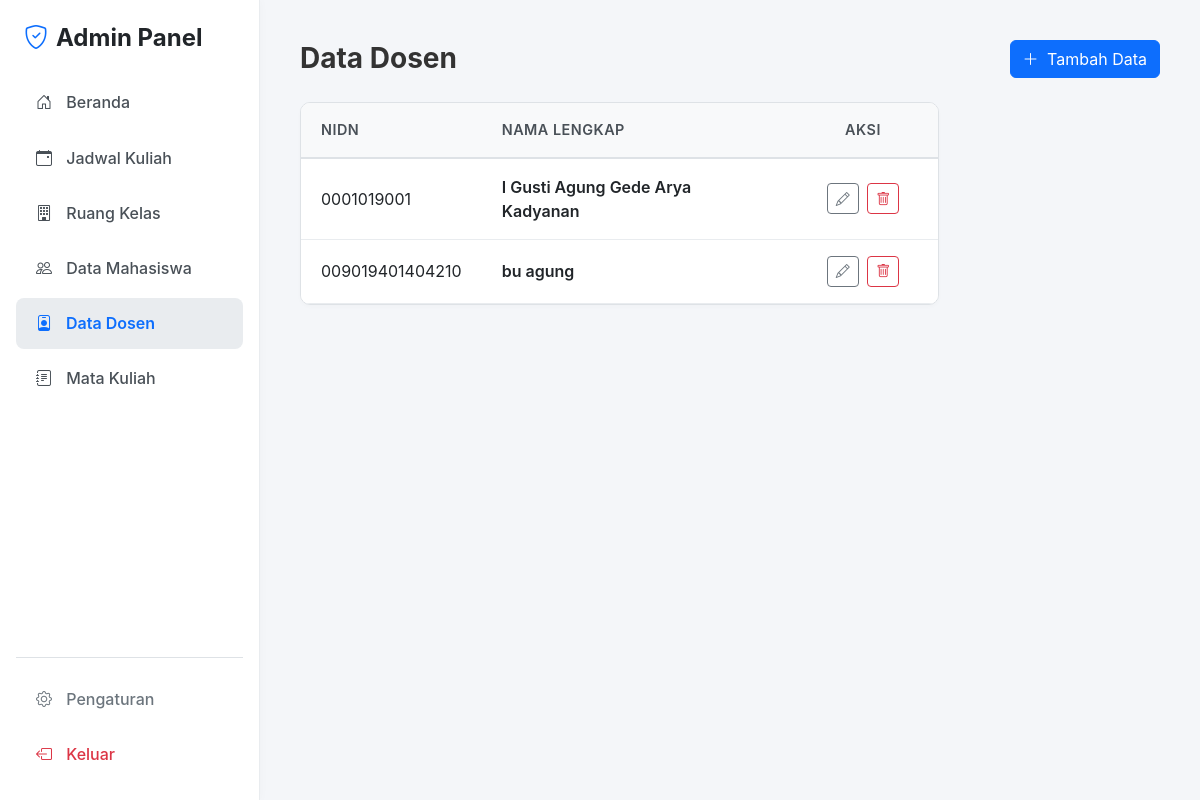
The app's page /admin/dashboard.php?page=dosen (signed in) with its own data.
### tables this page shows
CREATE TABLE `dosen` (
  `id` int(11) NOT NULL,
  `user_id` int(11) NOT NULL,
  `nidn` varchar(20) NOT NULL,
  `nama_lengkap` varchar(100) NOT NULL
);

### admin/dashboard.php (the view, shortened to what this page needs)
<?php
include '../config/database.php';
$page = isset($_GET['page']) ? $_GET['page'] : 'main';
$jml_mhs = mysqli_num_rows(mysqli_query($conn, "SELECT id FROM mahasiswa"));
$jml_dsn = mysqli_num_rows(mysqli_query($conn, "SELECT id FROM dosen"));
$jml_kls = mysqli_num_rows(mysqli_query($conn, "SELECT id FROM kelas"));
$jml_jdw = mysqli_num_rows(mysqli_query($conn, "SELECT id FROM jadwal_kuliah"));
?>
<!DOCTYPE html>
<html lang="id">
<head>
    <link href="https://cdn.jsdelivr.net/npm/bootstrap@5.3.0/dist/css/bootstrap.min.css" rel="stylesheet">
    <link rel="stylesheet" href="https://cdn.jsdelivr.net/npm/bootstrap-icons@1.10.5/font/bootstrap-icons.css">
</head>
<body>
    <aside class="sidebar p-3">
        <div class="mb-4 px-2 mt-2">
            <h4 class="m-0 fw-bold text-dark"><i class="bi bi-shield-check text-primary me-2"></i>Admin Panel</h4>
        </div>
        <nav class="nav flex-column flex-grow-1">
            <a class="nav-link <?php echo $page == 'main' ? 'active' : ''; ?>" href="dashboard.php?page=main">
                <i class="bi bi-house-door"></i> Beranda
            </a>
            <a class="nav-link <?php echo $page == 'jadwal' ? 'active' : ''; ?>" href="dashboard.php?page=jadwal">
                <i class="bi bi-calendar-event"></i> Jadwal Kuliah
            </a>
            <a class="nav-link <?php echo $page == 'kelas' ? 'active' : ''; ?>" href="dashboard.php?page=kelas">
                <i class="bi bi-building"></i> Ruang Kelas
            </a>
            <a class="nav-link <?php echo $page == 'mahasiswa' ? 'active' : ''; ?>" href="dashboard.php?page=mahasiswa">
                <i class="bi bi-people"></i> Data Mahasiswa
            </a>
            <a class="nav-link <?php echo $page == 'dosen' ? 'active' : ''; ?>" href="dashboard.php?page=dosen">
                <i class="bi bi-person-badge"></i> Data Dosen
            </a>
            <a class="nav-link <?php echo $page == 'matkul' ? 'active' : ''; ?>" href="dashboard.php?page=matkul">
                <i class="bi bi-journal-text"></i> Mata Kuliah
            </a>
        </nav>
        <div class="mt-auto border-top pt-3">
            <a class="nav-link text-secondary <?php echo $page == 'setting' ? 'active' : ''; ?>" href="dashboard.php?page=setting">
                <i class="bi bi-gear text-secondary"></i> Pengaturan
            </a>
            <a class="nav-link text-danger mt-1" href="../index.php">
                <i class="bi bi-box-arrow-left text-danger"></i> Keluar
            </a>
        </div>
    </aside>
    <main class="main-content">
        <?php if($page == 'main'): ?>
            <h3 class="fw-bold mb-4">Ringkasan Sistem</h3>
            <div class="row g-4 mb-4">
                <div class="col-md-6 col-lg-3">
                    <div class="card border-0 shadow-sm rounded-3">
                        <div class="card-body p-4">
                            <h6 class="text-muted fw-bold mb-2 text-uppercase">Mahasiswa</h6>
                            <h2 class="m-0 fw-bold"><?php echo $jml_mhs; ?></h2>
                        </div>
                    </div>
                </div>
                <div class="col-md-6 col-lg-3">
                    <div class="card border-0 shadow-sm rounded-3">
                        <div class="card-body p-4">
                            <h6 class="text-muted fw-bold mb-2 text-uppercase">Ruang Kelas</h6>
                            <h2 class="m-0 fw-bold"><?php echo $jml_kls; ?></h2>
                        </div>
                    </div>
                </div>
                <div class="col-md-6 col-lg-3">
                    <div class="card border-0 shadow-sm rounded-3">
                        <div class="card-body p-4">
                            <h6 class="text-muted fw-bold mb-2 text-uppercase">Data Dosen</h6>
                            <h2 class="m-0 fw-bold"><?php echo $jml_dsn; ?></h2>
                        </div>
                    </div>
                </div>
                <div class="col-md-6 col-lg-3">
                    <div class="card border-0 shadow-sm rounded-3">
                        <div class="card-body p-4">
                            <h6 class="text-muted fw-bold mb-2 text-uppercase">Jadwal Aktif</h6>
                            <h2 class="m-0 fw-bold"><?php echo $jml_jdw; ?></h2>
                        </div>
                    </div>
                </div>
            </div>
        <?php elseif($page == 'dosen'): ?>
            <div class="d-flex justify-content-between align-items-center mb-4">
                <h3 class="fw-bold m-0">Data Dosen</h3>
                <button class="btn btn-primary" data-bs-toggle="modal" data-bs-target="#modalDosen"><i class="bi bi-plus-lg me-1"></i> Tambah Data</button>
            </div>
            <div class="row">
                <div class="col-md-9">
                    <div class="table-wrapper">
                        <div class="table-responsive">
                            <table class="table table-hover">
                                <thead><tr><th>NIDN</th><th>Nama Lengkap</th><th class="text-center" style="width: 150px;">Aksi</th></tr></thead>
                                <tbody>
                                    <?php
                                    $q = mysqli_query($conn, "SELECT * FROM dosen ORDER BY nidn ASC");
                                    while($r = mysqli_fetch_assoc($q)){
                                        echo "<tr>
                                                <td>{$r['nidn']}</td>
                                                <td class='fw-semibold'>{$r['nama_lengkap']}</td>
                                                <td class='text-center'>
                                                    <button class='btn btn-sm btn-outline-secondary' data-bs-toggle='modal' data-bs-target='#editDosen{$r['id']}'><i class='bi bi-pencil'></i></button>
                                                    <a href='dashboard.php?page=dosen&action=delete&id={$r['id']}' class='btn btn-sm btn-outline-danger ms-1' onclick='return confirm(\"Yakin hapus data?\")'><i class='bi bi-trash'></i></a>
                                                </td>
                                              </tr>";
                                    }
                                    ?>
                                </tbody>
                            </table>
                        </div>
                    </div>
                </div>
            </div>
        <?php endif; ?>
    </main>
</body>
</html>

### admin/dashboard.php (style rules this page uses)
body { background-color: #f4f6f9; font-family: -apple-system, BlinkMacSystemFont, "Segoe UI", Roboto, "Helvetica Neue", Arial, sans-serif; color: #333; }
.sidebar { width: 260px; position: fixed; top: 0; left: 0; height: 100vh; background-color: #ffffff; border-right: 1px solid #e9ecef; z-index: 100; display: flex; flex-direction: column; box-shadow: 2px 0 8px rgba(0,0,0,0.02); }
.main-content { margin-left: 260px; padding: 2.5rem; min-height: 100vh; }
.nav-link { color: #495057; padding: 0.85rem 1.25rem; border-radius: 8px; margin-bottom: 0.25rem; font-weight: 500; transition: all 0.2s; }
.nav-link.active { background-color: #e9ecef; color: #0d6efd; font-weight: 600; }
.nav-link i { width: 24px; text-align: center; margin-right: 10px; color: inherit; }
.table-wrapper { background: #fff; border: 1px solid #dee2e6; border-radius: 10px; overflow: hidden; box-shadow: 0 2px 4px rgba(0,0,0,0.02); }
.table { margin-bottom: 0; }
.table th { background-color: #f8f9fa; border-bottom: 2px solid #dee2e6; font-weight: 600; color: #495057; padding: 1rem 1.25rem; font-size: 0.9rem; text-transform: uppercase; letter-spacing: 0.5px; }
.table td { padding: 1rem 1.25rem; vertical-align: middle; border-bottom: 1px solid #e9ecef; color: #212529; }

### records on screen
dosen: nidn "0001019001", nama_lengkap "I Gusti Agung Gede Arya Kadyanan"
dosen: nidn "009019401404210", nama_lengkap "bu agung"
